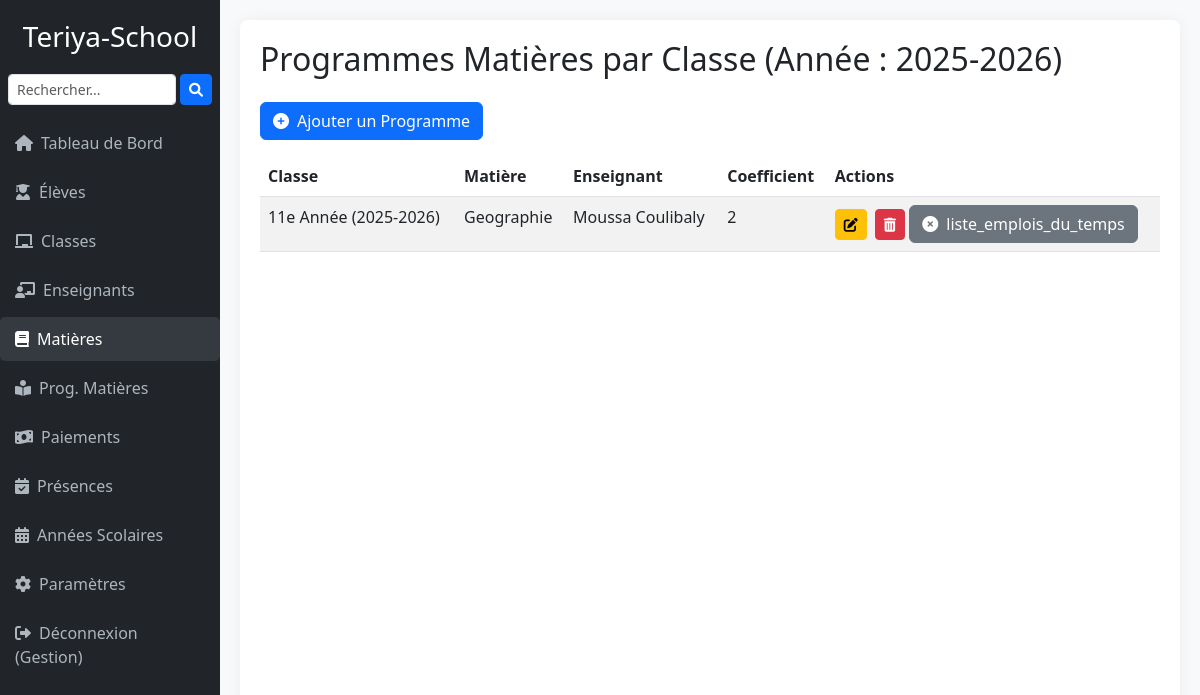
Screenshot of /programmes-matiere/ (signed in) with the database file from the repository.
### dashboard/models.py (models this page shows, shortened)
class Profile(models.Model):
    user = models.OneToOneField(User, on_delete=models.CASCADE)
    ecole = models.ForeignKey("EcoleSettings", on_delete=models.CASCADE, null=True, blank=True)

class EcoleSettings(models.Model):
    ministere = models.CharField(
        max_length=255,
        blank=True,
        null=True,
        verbose_name="Ministère de Tutelle",
        help_text="Exemple : Ministère de l’Éducation Nationale"
    )
    academie = models.CharField(
        max_length=255,
        blank=True,
        null=True,
        verbose_name="Académie / Inspection",
        help_text="Exemple : Académie de Bamako Rive Droite"
    )
    commune = models.CharField(
        max_length=255,
        blank=True,
        null=True,
        verbose_name="Commune",
        help_text="Exemple : Commune IV du District de Bamako"
    )
    nom_etablissement = models.CharField(
        max_length=255,
        verbose_name="Nom de l'Établissement"
    )
    adresse_etablissement = models.CharField(
        max_length=255,
        blank=True,
        null=True,
        verbose_name="Adresse"
    )
    telephone = models.CharField(
        max_length=50,
        blank=True,
        null=True,
        verbose_name="Téléphone de l'Établissement"
    )
    email_contact = models.EmailField(
        blank=True,
        null=True,
        verbose_name="Email de Contact"
    )
    site_web = models.URLField(
        blank=True,
        null=True,
        verbose_name="Site Web"
    )
    code_etablissement = models.CharField(
        max_length=50,
        blank=True,
        null=True,
        unique=True,  # ✅ Chaque école doit avoir un code unique
        verbose_name="Code de l'Établissement",
        help_text="Code attribué par le ministère ou la direction académique"
    )
    logo = models.ImageField(
        upload_to='settings/assets/',
        blank=True,
        null=True,
        verbose_name="Logo de l'École"
    )
    cachet_admin = models.ImageField(
        upload_to='settings/assets/',
        blank=True,
        null=True,
        verbose_name="Cachet (Sceau) de l'Administration"
    )
    signature_directeur = models.ImageField(
        upload_to='settings/assets/',
        blank=True,
        null=True,
        verbose_name="Signature du Directeur/Responsable"
    )
    titre_signataire = models.CharField(
        max_length=100,
        default='Le Directeur',
        verbose_name="Titre du Signataire"
    )
    nom_signataire = models.CharField(
        max_length=255,
        blank=True,
        null=True,
        verbose_name="Nom du Signataire",
        help_text="Nom du directeur ou responsable signataire"
    )
    date_mise_a_jour = models.DateTimeField(
        auto_now=True,
        verbose_name="Dernière mise à jour"
    )
    class Meta:
        verbose_name = "École"
        verbose_name_plural = "Écoles"
        ordering = ['nom_etablissement']
    date_fin_essai = models.DateTimeField(
        blank=True,
        null=True,
        verbose_name="Fin de la période d'essai gratuite"
    )
    est_active = models.BooleanField(
        default=True,
        verbose_name="École active",
        help_text="Indique si l'école peut utiliser le système"
    )
    def periode_essai_expiree(self):
        return self.date_fin_essai and timezone.now() > self.date_fin_essai

class AnneeScolaire(models.Model):
    ecole = models.ForeignKey(
        'EcoleSettings',
        on_delete=models.CASCADE,
        verbose_name="École"
    )
    annee = models.CharField(
        max_length=9,
        verbose_name="Année Scolaire",
        help_text="Exemple : 2024-2025"
    )
    date_debut = models.DateField(verbose_name="Date de Début")
    date_fin = models.DateField(verbose_name="Date de Fin")
    active = models.BooleanField(
        default=False,
        verbose_name="Active (Année en cours)",
        help_text="Si cochée, cette année sera considérée comme l'année scolaire en cours."
    )
    class Meta:
        verbose_name = "Année Scolaire"
        verbose_name_plural = "Années Scolaires"
        ordering = ['-annee']  # Affiche l'année la plus récente en premier
        unique_together = ('ecole', 'annee')  # Unicité par école

class ProgrammeMatiere(models.Model):
    ecole = models.ForeignKey(
        'EcoleSettings',
        on_delete=models.CASCADE,
        verbose_name="École",
        default=1)
    classe = models.ForeignKey(Classe, on_delete=models.CASCADE, verbose_name="Classe")
    matiere = models.ForeignKey(Matiere, on_delete=models.CASCADE, verbose_name="Matière")
    enseignant = models.ForeignKey(Enseignant, on_delete=models.SET_NULL, null=True, blank=True, verbose_name="Enseignant de la matière")
    coefficient = models.IntegerField(default=1, verbose_name="Coefficient")
    class Meta:
        verbose_name = "Programme Matière par Classe"
        verbose_name_plural = "Programmes Matières par Classe"
        unique_together = ('classe', 'matiere')
        ordering = ['classe', 'matiere__nom']

class Classe(models.Model):
    ecole = models.ForeignKey(
        'EcoleSettings',
        on_delete=models.CASCADE,
        verbose_name="École",
        default=1)
    nom_classe = models.CharField(max_length=100, verbose_name="Nom de la Classe") # Ex: "7ème Année A", "Terminale L"
    niveau = models.CharField(max_length=50, verbose_name="Niveau Scolaire",
                              choices=[
                                  ('1AP', '1ère Année Fondamentale'), ('2AP', '2ème Année Fondamentale'),
                                  ('3AP', '3ème Année Fondamentale'), ('4AP', '4ème Année Fondamentale'),
                                  ('5AP', '5ème Année Fondamentale'), ('6AP', '6ème Année Fondamentale'),
                                  ('7AP', '7ème Année Fondamentale'), ('8AP', '8ème Année Fondamentale'),
                                  ('9AP', '9ème Année Fondamentale'),
                                  ('1AS', '1ère Année Secondaire'), ('2AS', '2ème Année Secondaire'),
                                  ('TL', 'Terminale L'), ('TS', 'Terminale S'), ('TC', 'Terminale C'),
                              ])
    serie = models.CharField(max_length=50, blank=True, null=True, verbose_name="Série (pour le Secondaire)")
    enseignant_principal = models.ForeignKey(Enseignant, on_delete=models.SET_NULL, null=True, blank=True,related_name='classes_principales', verbose_name= "Enseignant Principal")
    annee_scolaire = models.ForeignKey(AnneeScolaire, on_delete=models.CASCADE, verbose_name="Année Scolaire")
    class Meta:
        verbose_name = "Classe"
        verbose_name_plural = "Classes"
        unique_together = ('nom_classe', 'annee_scolaire')
        ordering = ['annee_scolaire', 'niveau', 'nom_classe']

class Matiere(models.Model):
    ecole = models.ForeignKey(
        'EcoleSettings',
        on_delete=models.CASCADE,
        verbose_name="École",
        default=1)
    nom = models.CharField(max_length=100, unique=True, verbose_name="Nom de la Matière")
    code_matiere = models.CharField(max_length=10, unique=True, blank=True, null=True, verbose_name="Code Matière")
    class Meta:
        verbose_name = "Matière"
        verbose_name_plural = "Matières"
        ordering = ['nom']

class Enseignant(models.Model):
    ecole = models.ForeignKey(
     'EcoleSettings',
     on_delete=models.CASCADE,
     verbose_name="École",
     default=1,
     related_name='enseignants')  # <-- ajoute ce related_name
    user = models.OneToOneField(User, on_delete=models.CASCADE, null=True, blank=True, verbose_name="Utilisateur Django")
    nom = models.CharField(max_length=100, verbose_name="Nom")
    prenom = models.CharField(max_length=100, verbose_name="Prénom")
    contact = models.CharField(max_length=50, blank=True, null=True, verbose_name="Contact Téléphonique")
    email = models.EmailField(blank=True, null=True, verbose_name="Adresse Email")
    specialite = models.CharField(max_length=100, blank=True, null=True, verbose_name="Spécialité/Matière principale")
    class Meta:
        verbose_name = "Enseignant"
        verbose_name_plural = "Enseignants"
        ordering = ['nom', 'prenom']
    def __str__(self):
        return f"{self.prenom} {self.nom}"

### dashboard/views.py (the view)
# urls.py: path('programmes-matiere/', views.liste_programmes_matiere, name='liste_programmes_matiere'),
@login_required
def liste_programmes_matiere(request):
    ecole = get_user_ecole(request)
    if not ecole:
        messages.error(request, "Vous n'êtes associé à aucune école.")
        return redirect('dashboard_accueil')
    annee_active = AnneeScolaire.objects.filter(active=True, ecole=ecole).first()
    if not annee_active:
        messages.warning(request, "Aucune année scolaire active n'est définie pour votre école.")
        return redirect('liste_annees_scolaires')
    programmes = ProgrammeMatiere.objects.filter(
        classe__ecole=ecole,
        classe__annee_scolaire=annee_active
    ).select_related('classe', 'matiere', 'enseignant').order_by('classe__nom_classe', 'matiere__nom')
    return render(request, 'dashboard/programmes_matiere/liste_programmes_matiere.html', {
        'programmes': programmes,
        'annee_active': annee_active,
    })

### dashboard/templates/dashboard/programmes_matiere/liste_programmes_matiere.html (shortened to what this page needs)
{% extends 'dashboard/base.html' %}
{% block content %}
    <h2 class="mb-4">Programmes Matières par Classe (Année : {{ annee_active.annee }})</h2>
    <a href="{% url 'creer_programme_matiere' %}" class="btn btn-primary mb-3"><i class="fas fa-plus-circle me-2"></i>Ajouter un Programme</a>
    <div class="table-responsive">
        <table class="table table-striped table-hover">
            <thead>
                <tr>
                    <th>Classe</th>
                    <th>Matière</th>
                    <th>Enseignant</th>
                    <th>Coefficient</th>
                    <th>Actions</th>
                </tr>
            </thead>
            <tbody>
                {% for programme in programmes %}
                    <tr>
                        <td>{{ programme.classe.nom_classe }} ({{ programme.classe.annee_scolaire.annee }})</td>
                        <td>{{ programme.matiere.nom }}</td>
                        <td>{{ programme.enseignant|default:"Non assigné" }}</td>
                        <td>{{ programme.coefficient }}</td>
                        <td>
                            <a href="{% url 'modifier_programme_matiere' programme.pk %}" class="btn btn-warning btn-sm me-1" data-bs-toggle="tooltip" title="Modifier"><i class="fas fa-edit"></i></a>
                            <a href="{% url 'supprimer_programme_matiere' programme.pk %}" class="btn btn-danger btn-sm" data-bs-toggle="tooltip" title="Supprimer"><i class="fas fa-trash-alt"></i></a>
                            <a href="{% url 'liste_emplois_du_temps' %}" class="btn btn-secondary"><i class="fas fa-times-circle me-2"></i>liste_emplois_du_temps</a>
                        </td>
                    </tr>
                {% empty %}
                    <tr>
                        <td colspan="5">Aucun programme matière défini pour l'année active.</td>
                    </tr>
                {% endfor %}
            </tbody>
        </table>
    </div>
{% endblock %}

### dashboard/templates/dashboard/base.html (shortened to what this page needs)
<!DOCTYPE html>
<html lang="fr">
<head>
    <link href="https://cdn.jsdelivr.net/npm/bootstrap@5.3.0/dist/css/bootstrap.min.css" rel="stylesheet">
    <link rel="stylesheet" href="https://cdnjs.cloudflare.com/ajax/libs/font-awesome/6.0.0-beta3/css/all.min.css">
</head>
<body>
<div class="wrapper">
    <div class="sidebar">
        <h3>
            {% if request.user.profile.ecole %}
                {{ request.user.profile.ecole.nom_etablissement }}
            {% else %}
                Gestion Multi-École
            {% endif %}
        </h3>
    <form method="get" action="{% url 'recherche_etudiants_globale' %}" class="d-flex mb-3 px-2">
        <input type="text" name="q" class="form-control form-control-sm me-1" placeholder="Rechercher..." required>
        <button type="submit" class="btn btn-sm btn-primary"><i class="fas fa-search"></i></button>
    </form>
        <ul class="nav flex-column">
            <li class="nav-item">
                <a class="nav-link {% if request.resolver_match.url_name == 'dashboard_accueil' %}active{% endif %}" href="{% url 'dashboard_accueil' %}">
                    <i class="fas fa-home me-2"></i>Tableau de Bord
                </a>
            </li>
            <li class="nav-item">
                <a class="nav-link {% if 'etudiant' in request.resolver_match.url_name %}active{% endif %}" href="{% url 'liste_etudiants' %}">
                    <i class="fas fa-user-graduate me-2"></i>Élèves
                </a>
            </li>
            <li class="nav-item">
                <a class="nav-link {% if 'classe' in request.resolver_match.url_name %}active{% endif %}" href="{% url 'liste_classes' %}">
                    <i class="fas fa-chalkboard me-2"></i>Classes
                </a>
            </li>
            <li class="nav-item">
                <a class="nav-link {% if 'enseignant' in request.resolver_match.url_name %}active{% endif %}" href="{% url 'liste_enseignants' %}">
                    <i class="fas fa-chalkboard-teacher me-2"></i>Enseignants
                </a>
            </li>
            <li class="nav-item">
                <a class="nav-link {% if 'matiere' in request.resolver_match.url_name %}active{% endif %}" href="{% url 'liste_matieres' %}">
                    <i class="fas fa-book me-2"></i>Matières
                </a>
            </li>
            <li class="nav-item">
                <a class="nav-link {% if 'programme_matiere' in request.resolver_match.url_name %}active{% endif %}" href="{% url 'liste_programmes_matiere' %}">
                    <i class="fas fa-book-reader me-2"></i>Prog. Matières
                </a>
            </li>
            <li class="nav-item">
                <a class="nav-link {% if 'paiement' in request.resolver_match.url_name %}active{% endif %}" href="{% url 'liste_paiements_par_classe_etudiant' %}">
                    <i class="fas fa-money-bill-wave me-2"></i>Paiements
                </a>
            </li>
            <li class="nav-item">
                <a class="nav-link {% if 'presence' in request.resolver_match.url_name %}active{% endif %}" href="{% url 'liste_presences' %}">
                    <i class="fas fa-calendar-check me-2"></i>Présences
                </a>
            </li>
            <li class="nav-item">
                <a class="nav-link {% if 'annee_scolaire' in request.resolver_match.url_name %}active{% endif %}" href="{% url 'liste_annees_scolaires' %}">
                    <i class="fas fa-calendar-alt me-2"></i>Années Scolaires
                </a>
            </li>
            <li class="nav-item">
                <a class="nav-link {% if request.resolver_match.url_name == 'ecole_settings' %}active{% endif %}" href="{% url 'ecole_settings' %}">
                    <i class="fas fa-cog me-2"></i>Paramètres
                </a>
            </li>
            {% if user.is_authenticated %}
            <li class="nav-item mt-auto">
                <a class="nav-link" href="{% url 'logout' %}">
                    <i class="fas fa-sign-out-alt me-2"></i>Déconnexion ({{ user.username }})
                </a>
            </li>
            {% endif %}
        </ul>
    </div>
    <div class="main-content">
        <div class="content">
            {% block content %}{% endblock %}
        </div>
    </div>
</div>
</body>
</html>

### rows the page displays
AnneeScolaire: annee "2025-2026"
ProgrammeMatiere: classe.nom_classe "11e Année", classe.annee_scolaire.annee "2025-2026", matiere.nom "Geographie", enseignant "Moussa Coulibaly", coefficient "2"

### other values shown
{{ request.user.profile.ecole.nom_etablissement }} "Teriya-School"
{{ user.username }} "Gestion"
